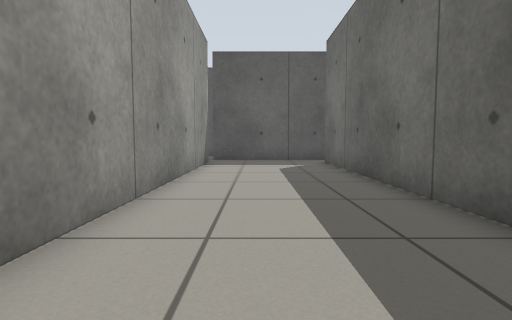
View 1 (above)

15 first-person views from a walk through a Gazebo world. The camera is 0.5 m above the floor, tilts 4° down and sees 80° across. The floor is counted in squares, 0.5 m on a side. Each view is taken from the middle of a square. On the plan, view 1 faces up. The plan holds only what a view shows up to about 12 squares ahead; the rest is blank.

View 2
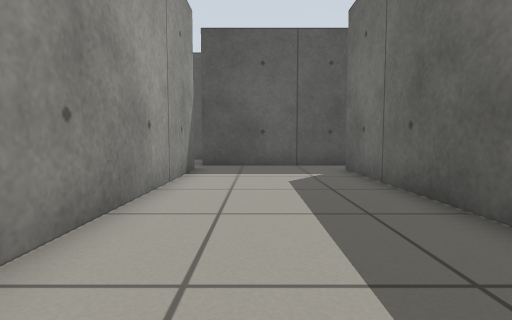

View 3
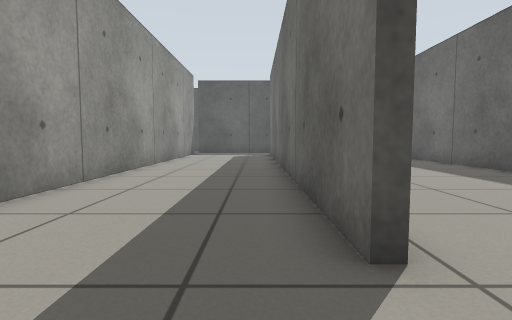

View 4
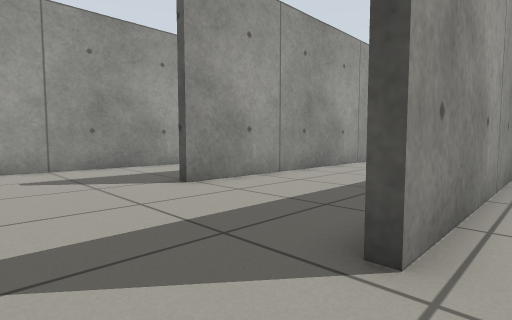

View 5
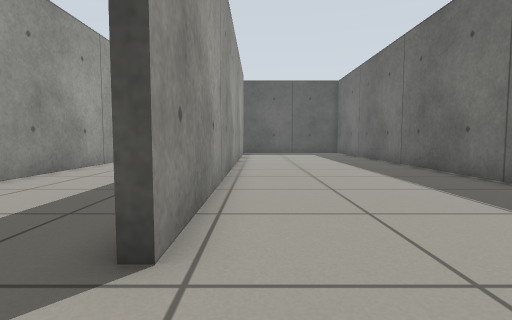

View 6
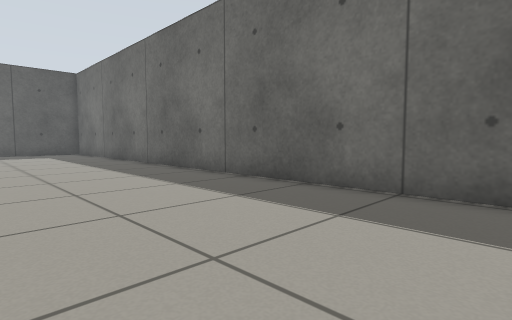

View 7
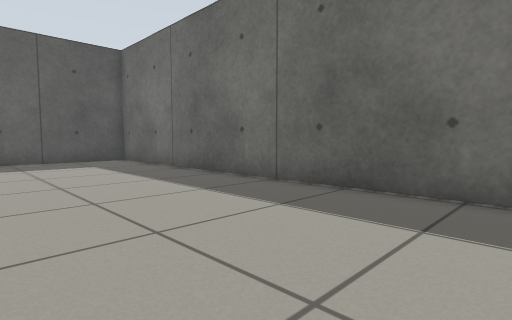

View 8
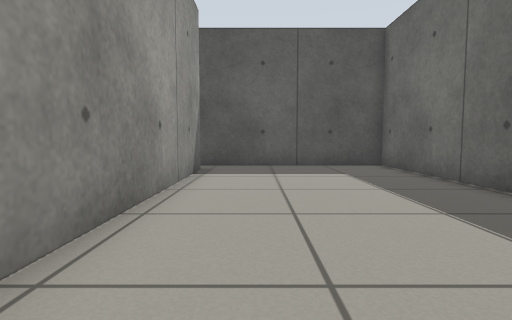

View 9
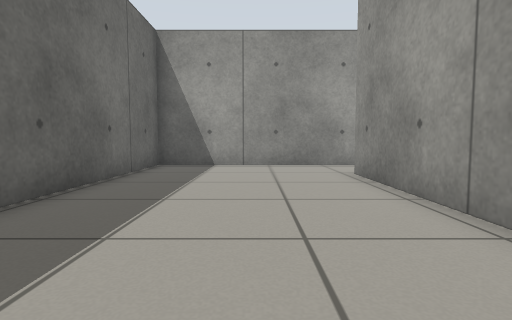

View 10
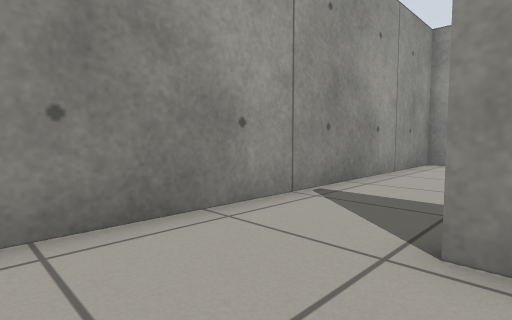

View 11
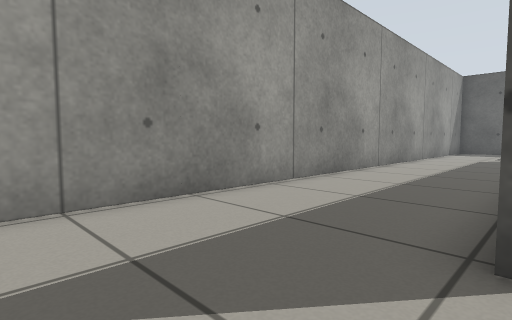

View 12
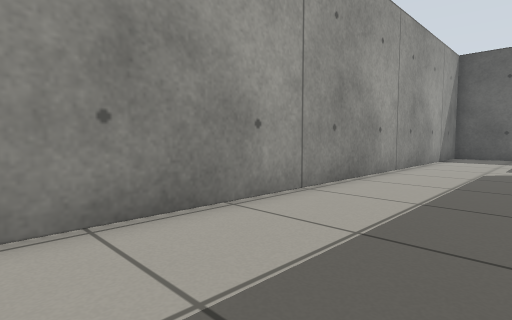

View 13
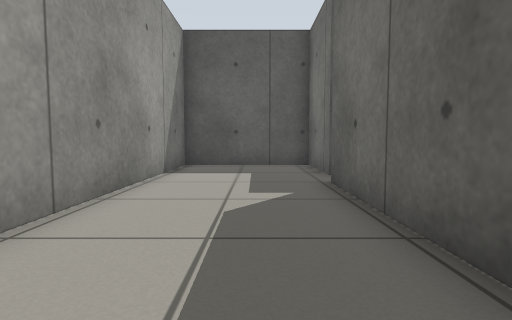

View 14
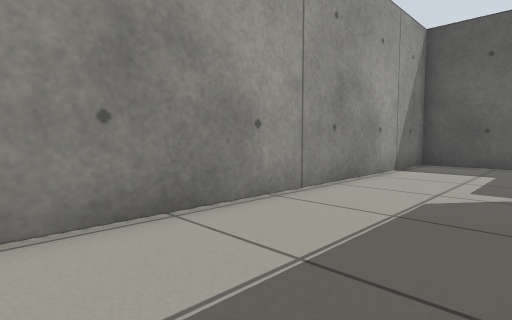

View 15
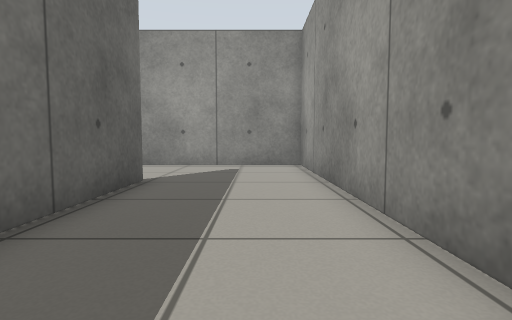

### Floor plan
Points are (right, up) in squares from view 1. A wall is a line through its corners. A room is listed if a view was taken in it or the views show most of it. See-through windows are left out.
Room 1 (views 1, 2, 3)
walls: (2.9, -4.8) (2.9, 12.9); (-2, 12.9) (-2, -3.2); (-1.5, -7.5) (3.5, -7.5); (3.5, 14.3) (-2, 14.3)
ways out: opening at (3, -6) to room 2; opening at (3, 13.5) to room 2; opening at (-2, -5.5) to room 3; opening at (-2, 13.5) to room 3
Room 2 (views 4, 5, 6, 7, 8, 9, 10)
walls: (3.2, 12.9) (3.2, -4.8); (3.5, -7.5) (9.7, -7.5) (9.7, 14.3) (3.5, 14.3)
ways out: opening at (3, -6) to room 1; opening at (3, 13.5) to room 1
Room 3 (views 11, 12, 13, 14, 15)
walls: (-2.3, 7.9) (-2.3, 12.9); (-2, -3.2) (-2.3, -3.2) (-2.3, 0.9); (-2, 14.3) (-2, 17.6) (-6.7, 17.6) (-6.7, -7.5) (-1.5, -7.5)
ways out: opening at (-2, -5.5) to room 1; opening at (-2, 13.5) to room 1

Positions as (right, up) in squares from view 1, and headings:
1: (0, 0), facing up
2: (0, 3), facing up
3: (2, -7), facing up
4: (4, -7), facing up-left
5: (4, -7), facing up
6: (4, -7), facing up-right
7: (4, 0), facing up-right
8: (5, 3), facing up
9: (6, 4), facing down
10: (6, -4), facing down-left
11: (-2, -6), facing up-left
12: (-3, 0), facing up-left
13: (-4, 6), facing up
14: (-3, 5), facing up-left
15: (-5, 4), facing down
